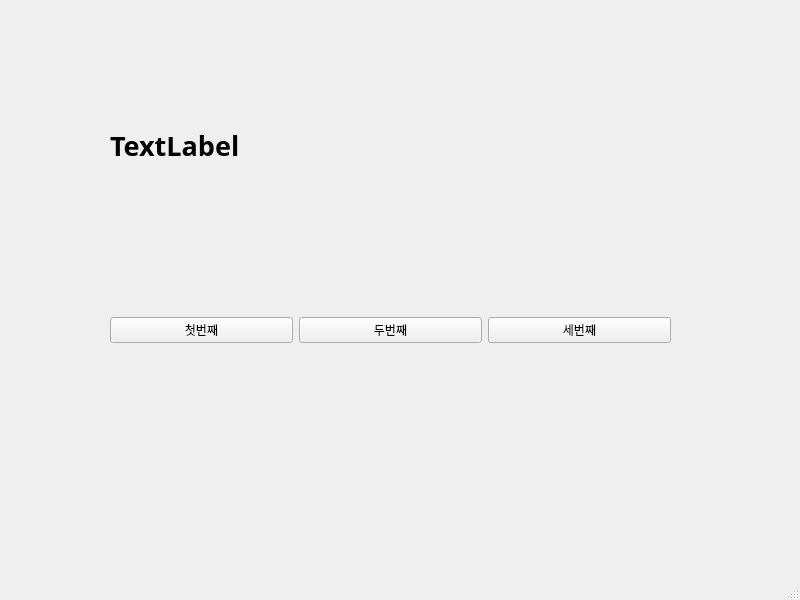
<?xml version="1.0" encoding="UTF-8"?>
<ui version="4.0">
 <class>MainWindow</class>
 <widget class="QMainWindow" name="MainWindow">
  <property name="geometry">
   <rect>
    <x>0</x>
    <y>0</y>
    <width>800</width>
    <height>600</height>
   </rect>
  </property>
  <property name="windowTitle">
   <string>MainWindow</string>
  </property>
  <widget class="QWidget" name="centralwidget">
   <widget class="QWidget" name="horizontalLayoutWidget">
    <property name="geometry">
     <rect>
      <x>110</x>
      <y>250</y>
      <width>561</width>
      <height>161</height>
     </rect>
    </property>
    <layout class="QHBoxLayout" name="horizontalLayout">
     <item>
      <widget class="QPushButton" name="pushButton">
       <property name="text">
        <string>첫번째</string>
       </property>
      </widget>
     </item>
     <item>
      <widget class="QPushButton" name="pushButton_3">
       <property name="text">
        <string>두번째</string>
       </property>
      </widget>
     </item>
     <item>
      <widget class="QPushButton" name="pushButton_2">
       <property name="text">
        <string>세번째</string>
       </property>
      </widget>
     </item>
    </layout>
   </widget>
   <widget class="QLabel" name="label">
    <property name="geometry">
     <rect>
      <x>110</x>
      <y>100</y>
      <width>561</width>
      <height>91</height>
     </rect>
    </property>
    <property name="font">
     <font>
      <family>맑은 고딕</family>
      <pointsize>20</pointsize>
      <weight>75</weight>
      <bold>true</bold>
     </font>
    </property>
    <property name="text">
     <string>TextLabel</string>
    </property>
   </widget>
  </widget>
  <widget class="QMenuBar" name="menubar">
   <property name="geometry">
    <rect>
     <x>0</x>
     <y>0</y>
     <width>800</width>
     <height>21</height>
    </rect>
   </property>
  </widget>
  <widget class="QStatusBar" name="statusbar"/>
 </widget>
 <resources/>
 <connections>
  <connection>
   <sender>pushButton</sender>
   <signal>clicked()</signal>
   <receiver>MainWindow</receiver>
   <slot>firstClick()</slot>
   <hints>
    <hint type="sourcelabel">
     <x>174</x>
     <y>357</y>
    </hint>
    <hint type="destinationlabel">
     <x>201</x>
     <y>422</y>
    </hint>
   </hints>
  </connection>
  <connection>
   <sender>pushButton_3</sender>
   <signal>clicked()</signal>
   <receiver>MainWindow</receiver>
   <slot>secondClick()</slot>
   <hints>
    <hint type="sourcelabel">
     <x>348</x>
     <y>357</y>
    </hint>
    <hint type="destinationlabel">
     <x>404</x>
     <y>424</y>
    </hint>
   </hints>
  </connection>
  <connection>
   <sender>pushButton_2</sender>
   <signal>clicked()</signal>
   <receiver>MainWindow</receiver>
   <slot>thirdClick()</slot>
   <hints>
    <hint type="sourcelabel">
     <x>540</x>
     <y>359</y>
    </hint>
    <hint type="destinationlabel">
     <x>602</x>
     <y>425</y>
    </hint>
   </hints>
  </connection>
 </connections>
 <slots>
  <slot>firstClick()</slot>
  <slot>secondClick()</slot>
  <slot>thirdClick()</slot>
 </slots>
</ui>
